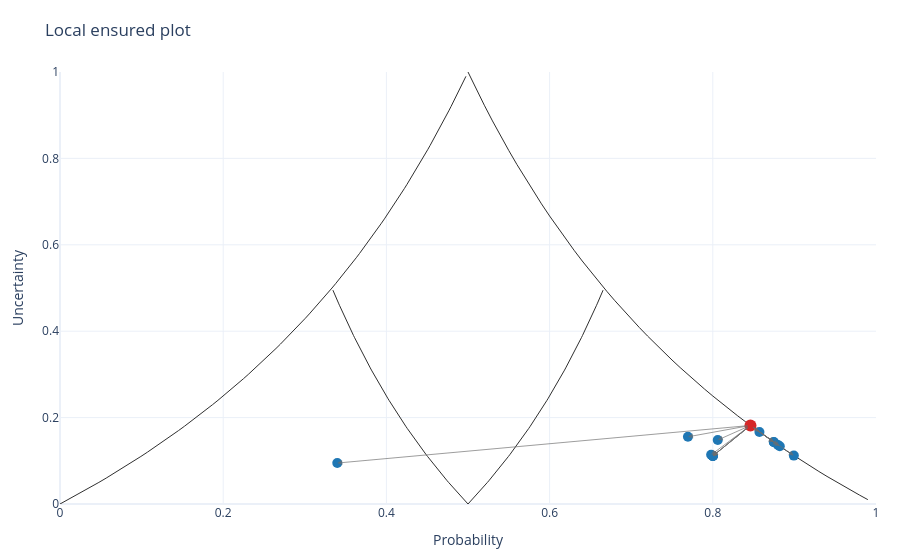

The cell this chart's notebook holds for it:
### Code cell
classification_plot = classification_alternatives.plot(
    style='plotly.local.ensured',
    show=True,
    filter_top=20,
)
classification_plot

### Figure 1 — Plotly figure (JSON) as saved in the notebook; plotly's stock layout.template omitted (floating-point values rounded to 4 significant figures)
{"data": [{"hoverinfo": "skip", "line": {"color": "#2f2f2f", "width": 1}, "meta": {"trace_kind": "triangle-reference"}, "mode": "lines", "name": "triangle-reference-1", "showlegend": false, "type": "scatter", "x": [0, 0.009901, 0.01961, 0.02913, 0.03846, 0.04762, 0.0566, 0.06542, 0.07407, 0.08257, 0.09091, 0.0991, 0.1071, 0.115, 0.1228, 0.1304, 0.1379, 0.1453, 0.1525, 0.1597, 0.1667, 0.1736, 0.1803, 0.187, 0.1935, 0.2, 0.2063, 0.2126, 0.2188, 0.2248, 0.2308, 0.2366, 0.2424, 0.2481, 0.2537, 0.2593, 0.2647, 0.2701, 0.2754, 0.2806, 0.2857, 0.2908, 0.2958, 0.3007, 0.3056, 0.3103, 0.3151, 0.3197, 0.3243, 0.3289, 0.3333, 0.3377, 0.3421, 0.3464, 0.3506, 0.3548, 0.359, 0.3631, 0.3671, 0.3711, 0.375, 0.3789, 0.3827, 0.3865, 0.3902, 0.3939, 0.3976, 0.4012, 0.4048, 0.4083, 0.4118, 0.4152, 0.4186, 0.422, 0.4253, 0.4286, 0.4318, 0.435, 0.4382, 0.4413, 0.4444, 0.4475, 0.4505, 0.4536, 0.4565, 0.4595, 0.4624, 0.4652, 0.4681, 0.4709, 0.4737, 0.4764, 0.4792, 0.4819, 0.4845, 0.4872, 0.4898, 0.4924, 0.4949, 0.4975], "y": [0, 0.01, 0.02, 0.03, 0.04, 0.05, 0.06, 0.07, 0.08, 0.09, 0.1, 0.11, 0.12, 0.13, 0.14, 0.15, 0.16, 0.17, 0.18, 0.19, 0.2, 0.21, 0.22, 0.23, 0.24, 0.25, 0.26, 0.27, 0.28, 0.29, 0.3, 0.31, 0.32, 0.33, 0.34, 0.35, 0.36, 0.37, 0.38, 0.39, 0.4, 0.41, 0.42, 0.43, 0.44, 0.45, 0.46, 0.47, 0.48, 0.49, 0.5, 0.51, 0.52, 0.53, 0.54, 0.55, 0.56, 0.57, 0.58, 0.59, 0.6, 0.61, 0.62, 0.63, 0.64, 0.65, 0.66, 0.67, 0.68, 0.69, 0.7, 0.71, 0.72, 0.73, 0.74, 0.75, 0.76, 0.77, 0.78, 0.79, 0.8, 0.81, 0.82, 0.83, 0.84, 0.85, 0.86, 0.87, 0.88, 0.89, 0.9, 0.91, 0.92, 0.93, 0.94, 0.95, 0.96, 0.97, 0.98, 0.99]}, {"hoverinfo": "skip", "line": {"color": "#2f2f2f", "width": 1}, "meta": {"trace_kind": "triangle-reference"}, "mode": "lines", "name": "triangle-reference-2", "showlegend": false, "type": "scatter", "x": [0.5, 0.51, 0.52, 0.53, 0.54, 0.55, 0.56, 0.57, 0.58, 0.59, 0.6, 0.61, 0.62, 0.63, 0.64, 0.65, 0.66, 0.67, 0.68, 0.69, 0.7, 0.71, 0.72, 0.73, 0.74, 0.75, 0.76, 0.77, 0.78, 0.79, 0.8, 0.81, 0.82, 0.83, 0.84, 0.85, 0.86, 0.87, 0.88, 0.89, 0.9, 0.91, 0.92, 0.93, 0.94, 0.95, 0.96, 0.97, 0.98, 0.99], "y": [1, 0.9608, 0.9231, 0.8868, 0.8519, 0.8182, 0.7857, 0.7544, 0.7241, 0.6949, 0.6667, 0.6393, 0.6129, 0.5873, 0.5625, 0.5385, 0.5152, 0.4925, 0.4706, 0.4493, 0.4286, 0.4085, 0.3889, 0.3699, 0.3514, 0.3333, 0.3158, 0.2987, 0.2821, 0.2658, 0.25, 0.2346, 0.2195, 0.2048, 0.1905, 0.1765, 0.1628, 0.1494, 0.1364, 0.1236, 0.1111, 0.0989, 0.08696, 0.07527, 0.06383, 0.05263, 0.04167, 0.03093, 0.02041, 0.0101]}, {"hoverinfo": "skip", "line": {"color": "#2f2f2f", "width": 1}, "meta": {"trace_kind": "triangle-reference"}, "mode": "lines", "name": "triangle-reference-3", "showlegend": false, "type": "scatter", "x": [0.5, 0.5025, 0.505, 0.5074, 0.5098, 0.5122, 0.5146, 0.5169, 0.5192, 0.5215, 0.5238, 0.5261, 0.5283, 0.5305, 0.5327, 0.5349, 0.537, 0.5392, 0.5413, 0.5434, 0.5455, 0.5475, 0.5495, 0.5516, 0.5536, 0.5556, 0.5575, 0.5595, 0.5614, 0.5633, 0.5652, 0.5671, 0.569, 0.5708, 0.5726, 0.5745, 0.5763, 0.5781, 0.5798, 0.5816, 0.5833, 0.5851, 0.5868, 0.5885, 0.5902, 0.5918, 0.5935, 0.5951, 0.5968, 0.5984, 0.6, 0.6016, 0.6032, 0.6047, 0.6063, 0.6078, 0.6094, 0.6109, 0.6124, 0.6139, 0.6154, 0.6169, 0.6183, 0.6198, 0.6212, 0.6226, 0.6241, 0.6255, 0.6269, 0.6283, 0.6296, 0.631, 0.6324, 0.6337, 0.635, 0.6364, 0.6377, 0.639, 0.6403, 0.6416, 0.6429, 0.6441, 0.6454, 0.6466, 0.6479, 0.6491, 0.6503, 0.6516, 0.6528, 0.654, 0.6552, 0.6564, 0.6575, 0.6587, 0.6599, 0.661, 0.6622, 0.6633, 0.6644, 0.6656], "y": [0, 0.005, 0.01, 0.015, 0.02, 0.025, 0.03, 0.035, 0.04, 0.045, 0.05, 0.055, 0.06, 0.065, 0.07, 0.075, 0.08, 0.085, 0.09, 0.095, 0.1, 0.105, 0.11, 0.115, 0.12, 0.125, 0.13, 0.135, 0.14, 0.145, 0.15, 0.155, 0.16, 0.165, 0.17, 0.175, 0.18, 0.185, 0.19, 0.195, 0.2, 0.205, 0.21, 0.215, 0.22, 0.225, 0.23, 0.235, 0.24, 0.245, 0.25, 0.255, 0.26, 0.265, 0.27, 0.275, 0.28, 0.285, 0.29, 0.295, 0.3, 0.305, 0.31, 0.315, 0.32, 0.325, 0.33, 0.335, 0.34, 0.345, 0.35, 0.355, 0.36, 0.365, 0.37, 0.375, 0.38, 0.385, 0.39, 0.395, 0.4, 0.405, 0.41, 0.415, 0.42, 0.425, 0.43, 0.435, 0.44, 0.445, 0.45, 0.455, 0.46, 0.465, 0.47, 0.475, 0.48, 0.485, 0.49, 0.495]}, {"hoverinfo": "skip", "line": {"color": "#2f2f2f", "width": 1}, "meta": {"trace_kind": "triangle-reference"}, "mode": "lines", "name": "triangle-reference-4", "showlegend": false, "type": "scatter", "x": [0.5, 0.4975, 0.495, 0.4926, 0.4902, 0.4878, 0.4854, 0.4831, 0.4808, 0.4785, 0.4762, 0.4739, 0.4717, 0.4695, 0.4673, 0.4651, 0.463, 0.4608, 0.4587, 0.4566, 0.4545, 0.4525, 0.4505, 0.4484, 0.4464, 0.4444, 0.4425, 0.4405, 0.4386, 0.4367, 0.4348, 0.4329, 0.431, 0.4292, 0.4274, 0.4255, 0.4237, 0.4219, 0.4202, 0.4184, 0.4167, 0.4149, 0.4132, 0.4115, 0.4098, 0.4082, 0.4065, 0.4049, 0.4032, 0.4016, 0.4, 0.3984, 0.3968, 0.3953, 0.3937, 0.3922, 0.3906, 0.3891, 0.3876, 0.3861, 0.3846, 0.3831, 0.3817, 0.3802, 0.3788, 0.3774, 0.3759, 0.3745, 0.3731, 0.3717, 0.3704, 0.369, 0.3676, 0.3663, 0.365, 0.3636, 0.3623, 0.361, 0.3597, 0.3584, 0.3571, 0.3559, 0.3546, 0.3534, 0.3521, 0.3509, 0.3497, 0.3484, 0.3472, 0.346, 0.3448, 0.3436, 0.3425, 0.3413, 0.3401, 0.339, 0.3378, 0.3367, 0.3356, 0.3344], "y": [0, 0.005, 0.01, 0.015, 0.02, 0.025, 0.03, 0.035, 0.04, 0.045, 0.05, 0.055, 0.06, 0.065, 0.07, 0.075, 0.08, 0.085, 0.09, 0.095, 0.1, 0.105, 0.11, 0.115, 0.12, 0.125, 0.13, 0.135, 0.14, 0.145, 0.15, 0.155, 0.16, 0.165, 0.17, 0.175, 0.18, 0.185, 0.19, 0.195, 0.2, 0.205, 0.21, 0.215, 0.22, 0.225, 0.23, 0.235, 0.24, 0.245, 0.25, 0.255, 0.26, 0.265, 0.27, 0.275, 0.28, 0.285, 0.29, 0.295, 0.3, 0.305, 0.31, 0.315, 0.32, 0.325, 0.33, 0.335, 0.34, 0.345, 0.35, 0.355, 0.36, 0.365, 0.37, 0.375, 0.38, 0.385, 0.39, 0.395, 0.4, 0.405, 0.41, 0.415, 0.42, 0.425, 0.43, 0.435, 0.44, 0.445, 0.45, 0.455, 0.46, 0.465, 0.47, 0.475, 0.48, 0.485, 0.49, 0.495]}, {"hovertemplate": "%{text}<extra></extra>", "marker": {"color": "#d62728", "size": 12}, "meta": {"trace_kind": "original"}, "mode": "markers", "name": "original", "text": ["Original prediction<br>Prediction: 0.846154<br>Uncertainty: 0.181818<br>Interval: [0.818182, 1]"], "type": "scatter", "x": [0.8462], "y": [0.1818]}, {"customdata": ["rule-point-1", "rule-point-0"], "hovertemplate": "%{text}<extra></extra>", "legendgroup": "0", "marker": {"color": "#1f77b4", "size": 10}, "meta": {"feature_key": "0", "trace_kind": "rule-points"}, "mode": "markers", "name": "alternatives", "showlegend": false, "text": ["Rule: 0 > 2.52<br>Prediction: 0.899327<br>Uncertainty: 0.112037<br>Interval: [0.887963, 1]", "Rule: 0 < -1.33<br>Prediction: 0.797964<br>Uncertainty: 0.11396<br>Interval: [0.774929, 0.888889]"], "type": "scatter", "x": [0.8993, 0.798], "y": [0.112, 0.114]}, {"customdata": ["rule-point-10", "rule-point-9"], "hovertemplate": "%{text}<extra></extra>", "legendgroup": "5", "marker": {"color": "#1f77b4", "size": 10}, "meta": {"feature_key": "5", "trace_kind": "rule-points"}, "mode": "markers", "name": "alternatives", "showlegend": false, "text": ["Rule: 5 > -1.31<br>Prediction: 0.882081<br>Uncertainty: 0.13373<br>Interval: [0.86627, 1]", "Rule: 5 < -2.71<br>Prediction: 0.8<br>Uncertainty: 0.111111<br>Interval: [0.777778, 0.888889]"], "type": "scatter", "x": [0.8821, 0.8], "y": [0.1337, 0.1111]}, {"customdata": ["rule-point-3", "rule-point-2"], "hovertemplate": "%{text}<extra></extra>", "legendgroup": "1", "marker": {"color": "#1f77b4", "size": 10}, "meta": {"feature_key": "1", "trace_kind": "rule-points"}, "mode": "markers", "name": "alternatives", "showlegend": false, "text": ["Rule: 1 > 2.95<br>Prediction: 0.879902<br>Uncertainty: 0.136508<br>Interval: [0.863492, 1]", "Rule: 1 < -0.36<br>Prediction: 0.769546<br>Uncertainty: 0.155556<br>Interval: [0.733333, 0.888889]"], "type": "scatter", "x": [0.8799, 0.7695], "y": [0.1365, 0.1556]}, {"customdata": ["rule-point-12", "rule-point-11"], "hovertemplate": "%{text}<extra></extra>", "legendgroup": "6", "marker": {"color": "#1f77b4", "size": 10}, "meta": {"feature_key": "6", "trace_kind": "rule-points"}, "mode": "markers", "name": "alternatives", "showlegend": false, "text": ["Rule: 6 > 1.85<br>Prediction: 0.875<br>Uncertainty: 0.142857<br>Interval: [0.857143, 1]", "Rule: 6 < -2.10<br>Prediction: 0.8<br>Uncertainty: 0.111111<br>Interval: [0.777778, 0.888889]"], "type": "scatter", "x": [0.875, 0.8], "y": [0.1429, 0.1111]}, {"customdata": ["rule-point-4", "rule-point-5"], "hovertemplate": "%{text}<extra></extra>", "legendgroup": "2", "marker": {"color": "#1f77b4", "size": 10}, "meta": {"feature_key": "2", "trace_kind": "rule-points"}, "mode": "markers", "name": "alternatives", "showlegend": false, "text": ["Rule: 2 < -0.76<br>Prediction: 0.874673<br>Uncertainty: 0.143346<br>Interval: [0.856654, 1]", "Rule: 2 > -0.38<br>Prediction: 0.8<br>Uncertainty: 0.111111<br>Interval: [0.777778, 0.888889]"], "type": "scatter", "x": [0.8747, 0.8], "y": [0.1433, 0.1111]}, {"customdata": ["rule-point-8", "rule-point-7"], "hovertemplate": "%{text}<extra></extra>", "legendgroup": "4", "marker": {"color": "#1f77b4", "size": 10}, "meta": {"feature_key": "4", "trace_kind": "rule-points"}, "mode": "markers", "name": "alternatives", "showlegend": false, "text": ["Rule: 4 > 1.58<br>Prediction: 0.857143<br>Uncertainty: 0.166667<br>Interval: [0.833333, 1]", "Rule: 4 < -1.53<br>Prediction: 0.8<br>Uncertainty: 0.111111<br>Interval: [0.777778, 0.888889]"], "type": "scatter", "x": [0.8571, 0.8], "y": [0.1667, 0.1111]}, {"customdata": ["rule-point-13"], "hovertemplate": "%{text}<extra></extra>", "legendgroup": "7", "marker": {"color": "#1f77b4", "size": 10}, "meta": {"feature_key": "7", "trace_kind": "rule-points"}, "mode": "markers", "name": "alternatives", "showlegend": false, "text": ["Rule: 7 > -1.12<br>Prediction: 0.806061<br>Uncertainty: 0.148148<br>Interval: [0.777778, 0.925926]"], "type": "scatter", "x": [0.8061], "y": [0.1481]}, {"customdata": ["rule-point-6"], "hovertemplate": "%{text}<extra></extra>", "legendgroup": "3", "marker": {"color": "#1f77b4", "size": 10}, "meta": {"feature_key": "3", "trace_kind": "rule-points"}, "mode": "markers", "name": "alternatives", "showlegend": false, "text": ["Rule: 3 < 0.43<br>Prediction: 0.339811<br>Uncertainty: 0.0947811<br>Interval: [0.281481, 0.376263]"], "type": "scatter", "x": [0.3398], "y": [0.09478]}], "layout": {"annotations": [{"arrowcolor": "rgba(110, 110, 110, 0.75)", "arrowhead": 2, "arrowsize": 1, "arrowwidth": 1, "ax": 0.8462, "axref": "x", "ay": 0.1818, "ayref": "y", "opacity": 0.9, "showarrow": true, "x": 0.8993, "xref": "x", "y": 0.112, "yref": "y"}, {"arrowcolor": "rgba(110, 110, 110, 0.75)", "arrowhead": 2, "arrowsize": 1, "arrowwidth": 1, "ax": 0.8462, "axref": "x", "ay": 0.1818, "ayref": "y", "opacity": 0.9, "showarrow": true, "x": 0.8821, "xref": "x", "y": 0.1337, "yref": "y"}, {"arrowcolor": "rgba(110, 110, 110, 0.75)", "arrowhead": 2, "arrowsize": 1, "arrowwidth": 1, "ax": 0.8462, "axref": "x", "ay": 0.1818, "ayref": "y", "opacity": 0.9, "showarrow": true, "x": 0.8799, "xref": "x", "y": 0.1365, "yref": "y"}, {"arrowcolor": "rgba(110, 110, 110, 0.75)", "arrowhead": 2, "arrowsize": 1, "arrowwidth": 1, "ax": 0.8462, "axref": "x", "ay": 0.1818, "ayref": "y", "opacity": 0.9, "showarrow": true, "x": 0.875, "xref": "x", "y": 0.1429, "yref": "y"}, {"arrowcolor": "rgba(110, 110, 110, 0.75)", "arrowhead": 2, "arrowsize": 1, "arrowwidth": 1, "ax": 0.8462, "axref": "x", "ay": 0.1818, "ayref": "y", "opacity": 0.9, "showarrow": true, "x": 0.8747, "xref": "x", "y": 0.1433, "yref": "y"}, {"arrowcolor": "rgba(110, 110, 110, 0.75)", "arrowhead": 2, "arrowsize": 1, "arrowwidth": 1, "ax": 0.8462, "axref": "x", "ay": 0.1818, "ayref": "y", "opacity": 0.9, "showarrow": true, "x": 0.8571, "xref": "x", "y": 0.1667, "yref": "y"}, {"arrowcolor": "rgba(110, 110, 110, 0.75)", "arrowhead": 2, "arrowsize": 1, "arrowwidth": 1, "ax": 0.8462, "axref": "x", "ay": 0.1818, "ayref": "y", "opacity": 0.9, "showarrow": true, "x": 0.8, "xref": "x", "y": 0.1111, "yref": "y"}, {"arrowcolor": "rgba(110, 110, 110, 0.75)", "arrowhead": 2, "arrowsize": 1, "arrowwidth": 1, "ax": 0.8462, "axref": "x", "ay": 0.1818, "ayref": "y", "opacity": 0.9, "showarrow": true, "x": 0.8, "xref": "x", "y": 0.1111, "yref": "y"}, {"arrowcolor": "rgba(110, 110, 110, 0.75)", "arrowhead": 2, "arrowsize": 1, "arrowwidth": 1, "ax": 0.8462, "axref": "x", "ay": 0.1818, "ayref": "y", "opacity": 0.9, "showarrow": true, "x": 0.8, "xref": "x", "y": 0.1111, "yref": "y"}, {"arrowcolor": "rgba(110, 110, 110, 0.75)", "arrowhead": 2, "arrowsize": 1, "arrowwidth": 1, "ax": 0.8462, "axref": "x", "ay": 0.1818, "ayref": "y", "opacity": 0.9, "showarrow": true, "x": 0.8, "xref": "x", "y": 0.1111, "yref": "y"}, {"arrowcolor": "rgba(110, 110, 110, 0.75)", "arrowhead": 2, "arrowsize": 1, "arrowwidth": 1, "ax": 0.8462, "axref": "x", "ay": 0.1818, "ayref": "y", "opacity": 0.9, "showarrow": true, "x": 0.798, "xref": "x", "y": 0.114, "yref": "y"}, {"arrowcolor": "rgba(110, 110, 110, 0.75)", "arrowhead": 2, "arrowsize": 1, "arrowwidth": 1, "ax": 0.8462, "axref": "x", "ay": 0.1818, "ayref": "y", "opacity": 0.9, "showarrow": true, "x": 0.8061, "xref": "x", "y": 0.1481, "yref": "y"}, {"arrowcolor": "rgba(110, 110, 110, 0.75)", "arrowhead": 2, "arrowsize": 1, "arrowwidth": 1, "ax": 0.8462, "axref": "x", "ay": 0.1818, "ayref": "y", "opacity": 0.9, "showarrow": true, "x": 0.7695, "xref": "x", "y": 0.1556, "yref": "y"}, {"arrowcolor": "rgba(110, 110, 110, 0.75)", "arrowhead": 2, "arrowsize": 1, "arrowwidth": 1, "ax": 0.8462, "axref": "x", "ay": 0.1818, "ayref": "y", "opacity": 0.9, "showarrow": true, "x": 0.3398, "xref": "x", "y": 0.09478, "yref": "y"}], "margin": {"b": 56, "l": 60, "r": 24, "t": 72}, "meta": {"always_visible": [0, 1, 2, 3, 4], "arrow_trace_indexes": {}, "default_visible": [true, true, true, true, true, true, true, true, true, true, true, true, true], "feature_control_registry": [], "rule_trace_indexes": {"0": [5], "1": [7], "2": [9], "3": [12], "4": [10], "5": [6], "6": [8], "7": [11]}, "side_panel_registry": {}, "side_panel_trace_index": null, "trace_count": 13}, "showlegend": false, "title": {"text": "Local ensured plot"}, "xaxis": {"range": [0, 1], "title": {"text": "Probability"}}, "yaxis": {"range": [0, 1], "title": {"text": "Uncertainty"}}}}
